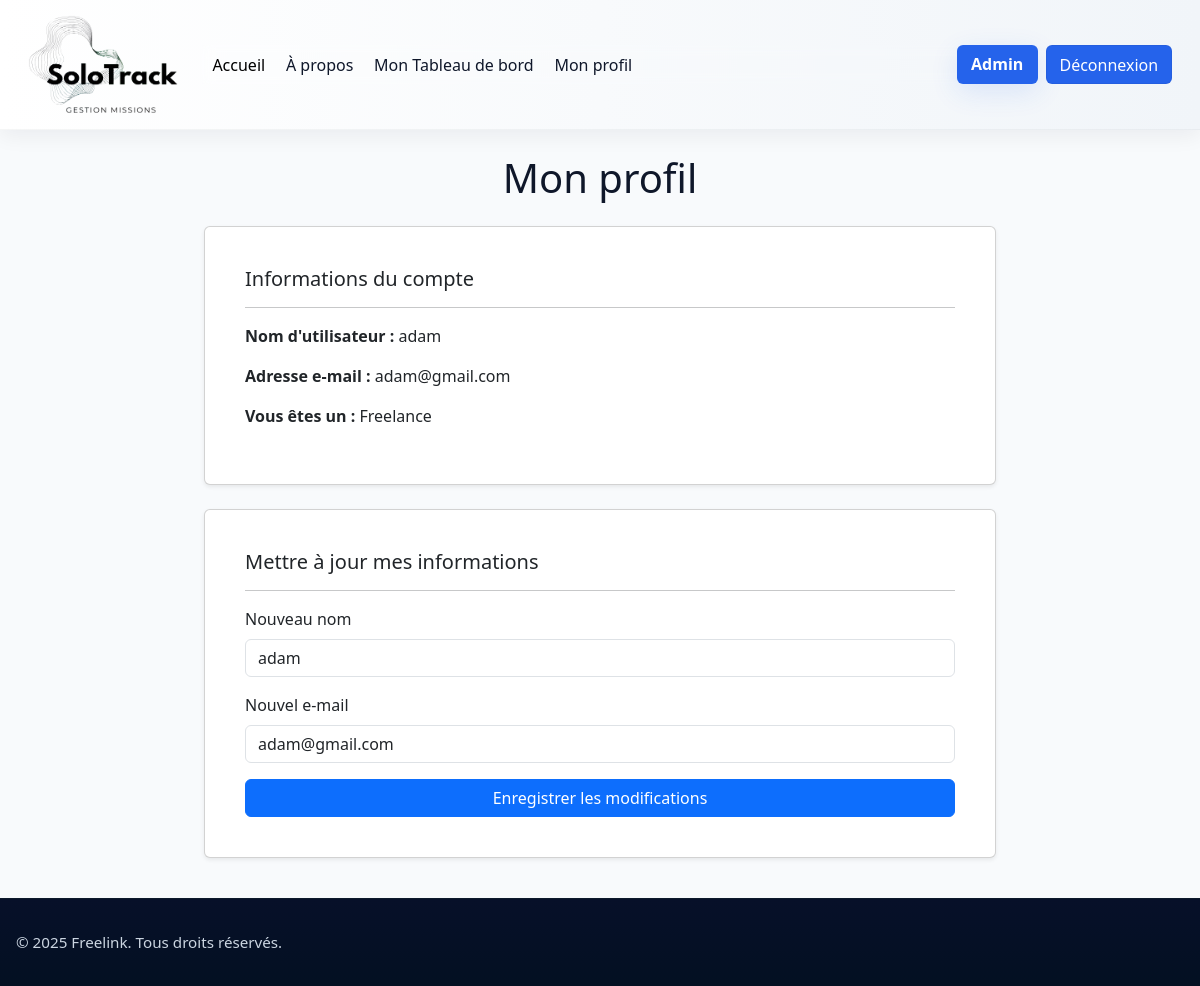
The page /profile/adam (signed in) on the database as committed earlier.
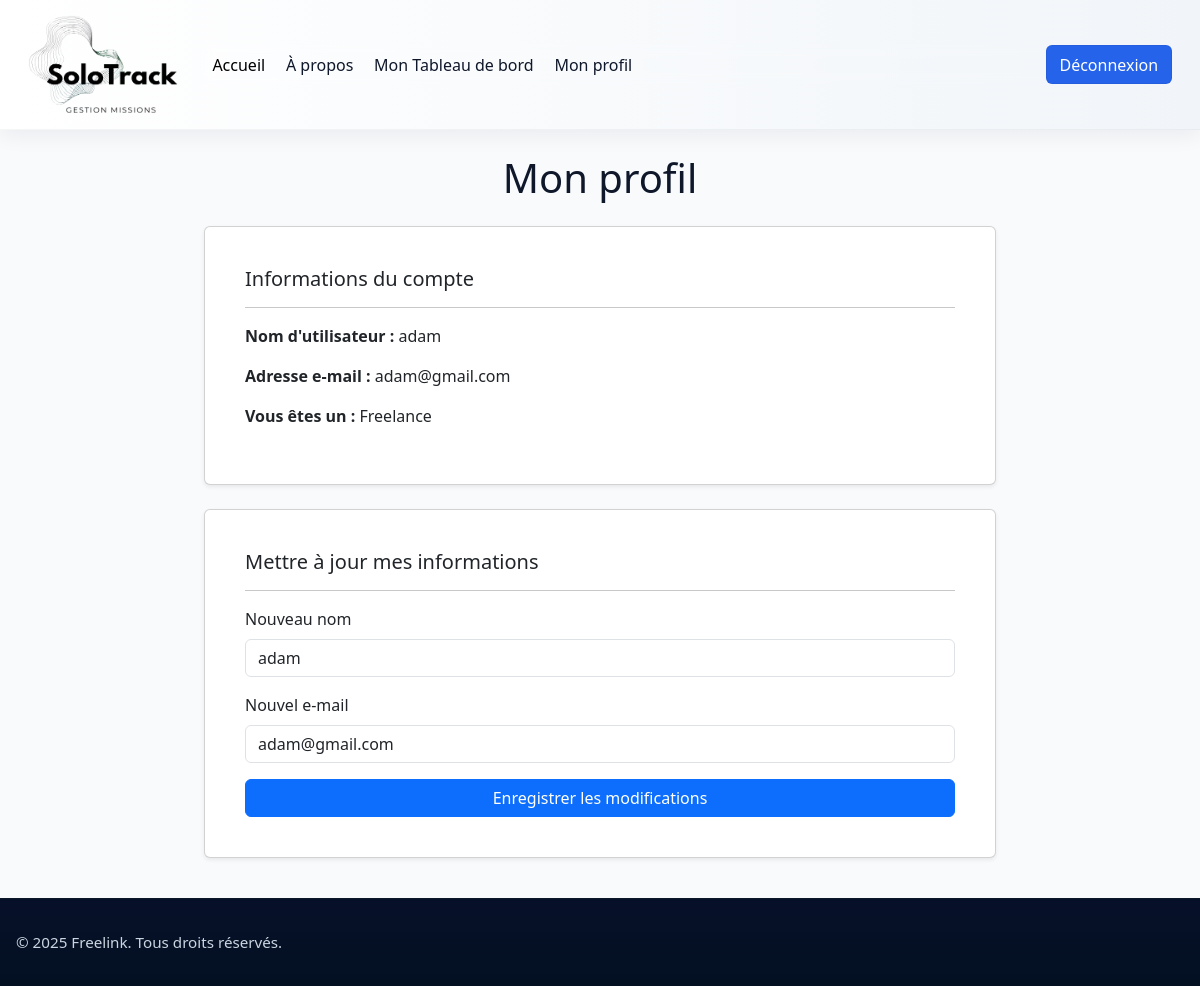
The same page on the database as committed later.
### website/models.py (models this page shows)
class User(db.Model, UserMixin):
    id = db.Column(db.Integer, primary_key=True)
    email = db.Column(db.String(150), unique=True)
    password = db.Column(db.String(150))
    name = db.Column(db.String(150))
    admin = db.Column(db.Boolean, default=False)
    role = db.Column(db.String(50), nullable=False, default='Client')
    missions_assigned = db.relationship('Missions', foreign_keys='Missions.freelance_id', backref='creator', lazy=True)
    missions_created = db.relationship('Missions', foreign_keys='Missions.user_id', backref='client', lazy=True)

### website/profile.py (the view, shortened to what this page needs)
@profile.route('/<username>', methods=['GET', 'POST'])
@login_required
def profile_page(username):
    if current_user.name != username:
        return render_template('error/404.html'), 403
    return render_template('user/profile.html', user=current_user)

### website/templates/user/profile.html (shortened to what this page needs)
{% extends "base.html" %}
{% block content %}
    <div class="row justify-content-center">
        <div class="col-lg-8">
            <h1 class="text-center mb-4">Mon profil</h1>
            <div class="card p-4 shadow-sm">
                <div class="card-body">
                    <h5 class="card-title">Informations du compte</h5>
                    <hr>
                    <div class="row">
                        <div class="col-md-6">
                            <p><strong>Nom d'utilisateur :</strong> {{ user.name }}</p>
                            <p><strong>Adresse e-mail :</strong> {{ user.email }}</p>
                            <p><strong>Vous êtes un :</strong> {{ user.role }}</p>
                        </div>
                    </div>
                </div>
            </div>
            <div class="card p-4 mt-4 shadow-sm">
                <div class="card-body">
                    <h5 class="card-title">Mettre à jour mes informations</h5>
                    <hr>
                    <form action="#" method="post">
                        <div class="mb-3">
                            <label for="name" class="form-label">Nouveau nom</label>
                            <input type="text" class="form-control" id="name" name="name" value="{{ user.name }}" required>
                        </div>
                        <div class="mb-3">
                            <label for="email" class="form-label">Nouvel e-mail</label>
                            <input type="email" class="form-control" id="email" name="email" value="{{ user.email }}" required>
                        </div>
                        <div class="d-grid gap-2">
                            <button type="submit" class="btn btn-primary">Enregistrer les modifications</button>
                        </div>
                    </form>
                </div>
            </div>
        </div>
    </div>
{% endblock %}

### website/templates/base.html (shortened to what this page needs)
<!DOCTYPE html>
<html lang="fr">
<head>
  <link href="https://cdn.jsdelivr.net/npm/bootstrap@5.3.3/dist/css/bootstrap.min.css" rel="stylesheet">
  <link rel="stylesheet" href="{{ url_for('static', filename='css/base.css') }}">
</head>
<body>
  <nav class="navbar navbar-expand-lg navbar-light bg-light">
    <div class="container-fluid">
      <a class="navbar-brand" href="/">
        <img src="../static/images/logo.png" width="150" height="100" alt="">
      </a>
      <div class="collapse navbar-collapse" id="navbarNav">
        <ul class="navbar-nav me-auto mb-2 mb-lg-0">
          <li class="nav-item">
            <a class="nav-link active" aria-current="page" href="/">Accueil</a>
          </li>
          <li class="nav-item">
            <a class="nav-link" href="/about">À propos</a>
          </li>
          {% if current_user.is_authenticated %}
            {% if current_user.role == 'Client' %}
            <li class="nav-item">
              <a class="nav-link" href="{{ url_for('site.client_dashboard') }}">Mon Tableau de bord</a>
            </li>
            {% elif current_user.role == 'Freelance' %}
            <li class="nav-item">
              <a class="nav-link" href="{{ url_for('site.dashboard') }}">Mon Tableau de bord</a>
            </li>
            {% else %}
            <li class="nav-item">
              <a class="nav-link" href="{{ url_for('site.dashboard') }}">Mon Tableau de bord</a>
            </li>
            {% endif %}
          <li class="nav-item">
            <a href="{{ url_for('profile.profile_page', username=current_user.name) }}" class="nav-link">Mon profil</a>
          </li>
          {% endif %}
        </ul>
        <div class="d-flex">
          {% if current_user.is_authenticated and current_user.admin == True %}
          <a class="btn btn-primary me-2" href="/admin">Admin</a>
          {% endif %}
          {% if current_user.is_authenticated %}
          <a class="btn btn-secondary" href="{{ url_for('auth.logout') }}">Déconnexion</a>
          {% else %}
          <a class="btn btn-secondary" href="{{ url_for('auth.login') }}">Se connecter</a>
          {% endif %}
        </div>
      </div>
    </div>
  </nav>
  <main>
    {% block content %}
    {% endblock %}
  </main>
  <footer class="footer">
    <p>&copy; 2025 Freelink. Tous droits réservés.</p>
  </footer>
</body>
</html>

### website/static/css/base.css (style rules this page uses)
:root { --bg: #f8fafc; --nav-bg: #ffffff; --nav-accent: #f1f5f9; --nav-text: #0f172a; --primary: #2563eb; --accent: #06b6d4; --muted: #64748b; --footer-bg: #071029; --footer-text: #cbd5e1; --footer-accent: rgba(255,255,255,0.04); }
body { background-color: var(--bg); color: var(--nav-text); -webkit-font-smoothing:antialiased; overflow-x: hidden; }
.navbar { background: linear-gradient(90deg, var(--nav-bg), var(--nav-accent)); box-shadow: 0 6px 20px rgba(16,24,40,0.06); padding: 0.6rem 1rem; border-bottom: 1px solid rgba(16,24,40,0.04); backdrop-filter: blur(6px); }
.navbar .container-fluid { gap: 0.5rem; }
.navbar-brand { font-weight: 700; letter-spacing: 0.2px; color: var(--primary) !important; display: inline-flex; align-items: center; gap: 0.6rem; }
.navbar-nav .nav-link { color: var(--nav-text); margin: 0 0.15rem; padding: 0.42rem 0.6rem; border-radius: 6px; transition: all 160ms ease; font-weight: 500; }
.navbar .btn-secondary { background: var(--primary); color: white; border: 1px solid rgba(16,24,40,0.06); padding: 0.42rem 0.8rem; }
.navbar-collapse { backdrop-filter: blur(6px); }
.footer { background: linear-gradient(180deg, var(--footer-bg), #031022); color: var(--footer-text); padding: 2rem 1rem; margin-top: 2.5rem; border-top: 1px solid var(--footer-accent); width: 100vw; }
.footer p { margin: 0; font-size: 0.95rem; color: var(--footer-text); }

Rows that differ between the two databases and show on the page:
changed User "adam": admin True → False (drawn)
Other text that changed with them:
text no longer shown: "Admin"
